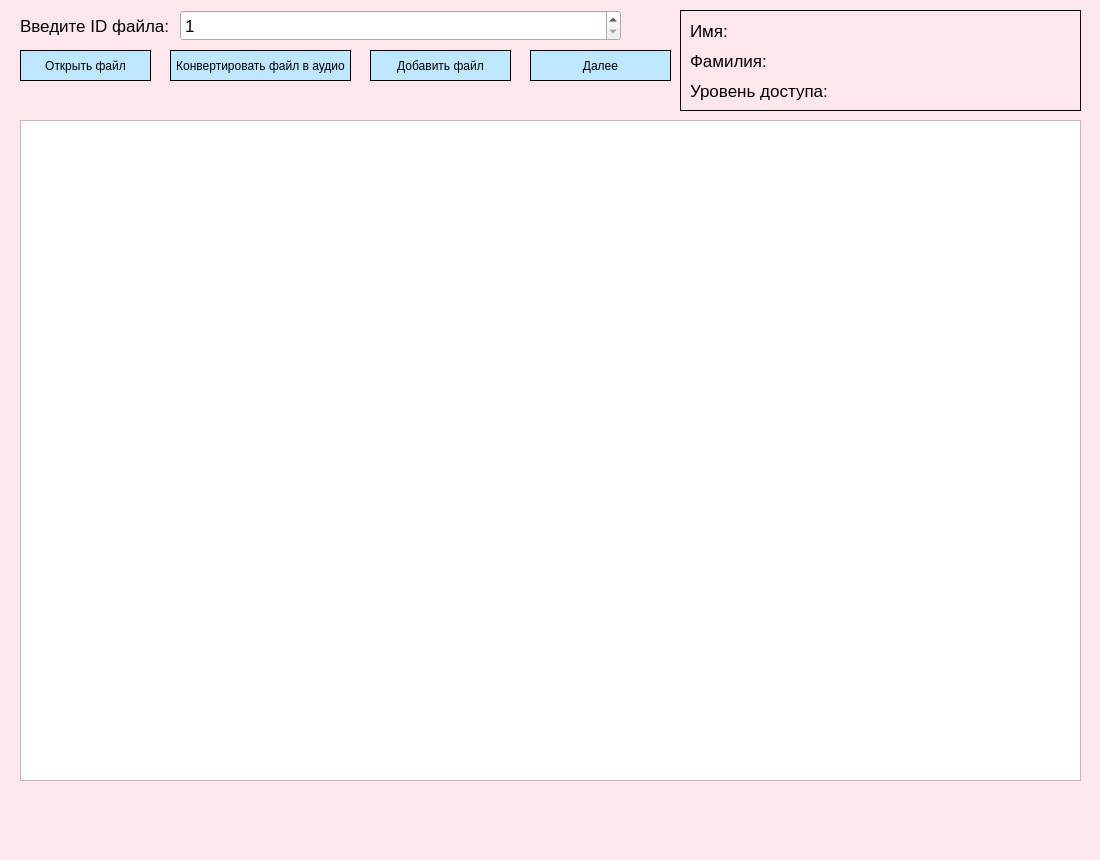
<?xml version="1.0" encoding="UTF-8"?>
<ui version="4.0">
 <class>Form</class>
 <widget class="QWidget" name="Form">
  <property name="geometry">
   <rect>
    <x>0</x>
    <y>0</y>
    <width>1100</width>
    <height>860</height>
   </rect>
  </property>
  <property name="palette">
   <palette>
    <active>
     <colorrole role="Base">
      <brush brushstyle="SolidPattern">
       <color alpha="255">
        <red>255</red>
        <green>255</green>
        <blue>255</blue>
       </color>
      </brush>
     </colorrole>
     <colorrole role="Window">
      <brush brushstyle="SolidPattern">
       <color alpha="255">
        <red>255</red>
        <green>231</green>
        <blue>238</blue>
       </color>
      </brush>
     </colorrole>
    </active>
    <inactive>
     <colorrole role="Base">
      <brush brushstyle="SolidPattern">
       <color alpha="255">
        <red>255</red>
        <green>255</green>
        <blue>255</blue>
       </color>
      </brush>
     </colorrole>
     <colorrole role="Window">
      <brush brushstyle="SolidPattern">
       <color alpha="255">
        <red>255</red>
        <green>231</green>
        <blue>238</blue>
       </color>
      </brush>
     </colorrole>
    </inactive>
    <disabled>
     <colorrole role="Base">
      <brush brushstyle="SolidPattern">
       <color alpha="255">
        <red>255</red>
        <green>231</green>
        <blue>238</blue>
       </color>
      </brush>
     </colorrole>
     <colorrole role="Window">
      <brush brushstyle="SolidPattern">
       <color alpha="255">
        <red>255</red>
        <green>231</green>
        <blue>238</blue>
       </color>
      </brush>
     </colorrole>
    </disabled>
   </palette>
  </property>
  <property name="windowTitle">
   <string>Основное окно</string>
  </property>
  <widget class="QLabel" name="label">
   <property name="geometry">
    <rect>
     <x>680</x>
     <y>10</y>
     <width>401</width>
     <height>101</height>
    </rect>
   </property>
   <property name="styleSheet">
    <string notr="true">border-style: solid;
border-width: 1px;
border-color: rgb(0, 0, 0);</string>
   </property>
   <property name="text">
    <string/>
   </property>
  </widget>
  <widget class="QLabel" name="label_2">
   <property name="geometry">
    <rect>
     <x>690</x>
     <y>20</y>
     <width>61</width>
     <height>21</height>
    </rect>
   </property>
   <property name="font">
    <font>
     <pointsize>13</pointsize>
    </font>
   </property>
   <property name="text">
    <string>Имя:</string>
   </property>
  </widget>
  <widget class="QLabel" name="label_3">
   <property name="geometry">
    <rect>
     <x>690</x>
     <y>50</y>
     <width>91</width>
     <height>21</height>
    </rect>
   </property>
   <property name="font">
    <font>
     <pointsize>13</pointsize>
    </font>
   </property>
   <property name="text">
    <string>Фамилия:</string>
   </property>
  </widget>
  <widget class="QLabel" name="label_4">
   <property name="geometry">
    <rect>
     <x>690</x>
     <y>80</y>
     <width>141</width>
     <height>21</height>
    </rect>
   </property>
   <property name="font">
    <font>
     <pointsize>13</pointsize>
    </font>
   </property>
   <property name="text">
    <string>Уровень доступа:</string>
   </property>
  </widget>
  <widget class="QLabel" name="label_name">
   <property name="geometry">
    <rect>
     <x>840</x>
     <y>20</y>
     <width>221</width>
     <height>21</height>
    </rect>
   </property>
   <property name="font">
    <font>
     <pointsize>13</pointsize>
    </font>
   </property>
   <property name="text">
    <string/>
   </property>
  </widget>
  <widget class="QLabel" name="label_surname">
   <property name="geometry">
    <rect>
     <x>840</x>
     <y>50</y>
     <width>221</width>
     <height>21</height>
    </rect>
   </property>
   <property name="font">
    <font>
     <pointsize>13</pointsize>
    </font>
   </property>
   <property name="text">
    <string/>
   </property>
  </widget>
  <widget class="QLabel" name="label_access_level">
   <property name="geometry">
    <rect>
     <x>840</x>
     <y>80</y>
     <width>221</width>
     <height>21</height>
    </rect>
   </property>
   <property name="font">
    <font>
     <pointsize>13</pointsize>
    </font>
   </property>
   <property name="text">
    <string/>
   </property>
  </widget>
  <widget class="QLabel" name="label_5">
   <property name="geometry">
    <rect>
     <x>20</x>
     <y>10</y>
     <width>161</width>
     <height>31</height>
    </rect>
   </property>
   <property name="font">
    <font>
     <pointsize>13</pointsize>
    </font>
   </property>
   <property name="text">
    <string>Введите ID файла:</string>
   </property>
  </widget>
  <widget class="QSpinBox" name="spinBox">
   <property name="geometry">
    <rect>
     <x>180</x>
     <y>10</y>
     <width>441</width>
     <height>31</height>
    </rect>
   </property>
   <property name="font">
    <font>
     <pointsize>13</pointsize>
    </font>
   </property>
   <property name="minimum">
    <number>1</number>
   </property>
   <property name="maximum">
    <number>99999</number>
   </property>
  </widget>
  <widget class="QPushButton" name="pushButton">
   <property name="geometry">
    <rect>
     <x>20</x>
     <y>50</y>
     <width>131</width>
     <height>31</height>
    </rect>
   </property>
   <property name="styleSheet">
    <string notr="true">border-style: solid;
border-width: 1px;
border-color: rgb(0, 0, 0);
background-color: rgb(189, 230, 255);</string>
   </property>
   <property name="text">
    <string>Открыть файл</string>
   </property>
  </widget>
  <widget class="QPushButton" name="pushButton_2">
   <property name="geometry">
    <rect>
     <x>170</x>
     <y>50</y>
     <width>181</width>
     <height>31</height>
    </rect>
   </property>
   <property name="styleSheet">
    <string notr="true">border-style: solid;
border-width: 1px;
border-color: rgb(0, 0, 0);
background-color: rgb(189, 230, 255);</string>
   </property>
   <property name="text">
    <string>Конвертировать файл в аудио</string>
   </property>
  </widget>
  <widget class="QPushButton" name="pushButton_3">
   <property name="geometry">
    <rect>
     <x>530</x>
     <y>50</y>
     <width>141</width>
     <height>31</height>
    </rect>
   </property>
   <property name="styleSheet">
    <string notr="true">border-style: solid;
border-width: 1px;
border-color: rgb(0, 0, 0);
background-color: rgb(189, 230, 255);</string>
   </property>
   <property name="text">
    <string>Далее</string>
   </property>
  </widget>
  <widget class="QTableView" name="tableView">
   <property name="geometry">
    <rect>
     <x>20</x>
     <y>120</y>
     <width>1061</width>
     <height>661</height>
    </rect>
   </property>
  </widget>
  <widget class="QLabel" name="label_error">
   <property name="geometry">
    <rect>
     <x>20</x>
     <y>800</y>
     <width>1061</width>
     <height>41</height>
    </rect>
   </property>
   <property name="font">
    <font>
     <pointsize>20</pointsize>
     <weight>75</weight>
     <bold>true</bold>
    </font>
   </property>
   <property name="styleSheet">
    <string notr="true">color: rgb(255, 0, 0);</string>
   </property>
   <property name="text">
    <string/>
   </property>
  </widget>
  <widget class="QLabel" name="label_convert">
   <property name="geometry">
    <rect>
     <x>20</x>
     <y>800</y>
     <width>1061</width>
     <height>41</height>
    </rect>
   </property>
   <property name="font">
    <font>
     <pointsize>20</pointsize>
    </font>
   </property>
   <property name="styleSheet">
    <string notr="true">color: rgb(0, 255, 0);</string>
   </property>
   <property name="text">
    <string/>
   </property>
  </widget>
  <widget class="QPushButton" name="pushButton_4">
   <property name="geometry">
    <rect>
     <x>370</x>
     <y>50</y>
     <width>141</width>
     <height>31</height>
    </rect>
   </property>
   <property name="styleSheet">
    <string notr="true">border-style: solid;
border-width: 1px;
border-color: rgb(0, 0, 0);
background-color: rgb(189, 230, 255);</string>
   </property>
   <property name="text">
    <string>Добавить файл</string>
   </property>
  </widget>
 </widget>
 <resources/>
 <connections/>
</ui>
